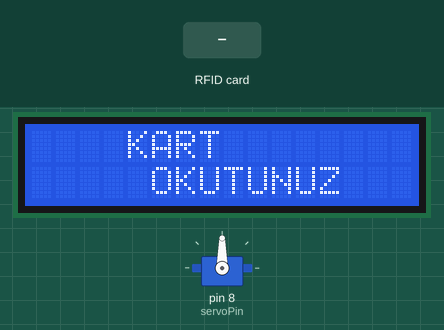
Recording of a sketch running on a simulated Arduino Uno, built with avr-gcc and run on an emulated ATmega328P. Shown: servo, 16×2 character LCD. The test bench sets the inputs (shaded band). What the sketch prints to the serial monitor is not drawn.

Above: at 1.3 s.
1.4 s: RFID card 5E 7A 19 C4 held to the reader
At 2.2 s:
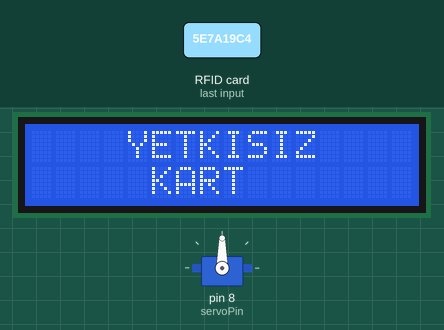
Timing chart, 0 to 4.4 s (numbered marks = the images above; inputs shaded):
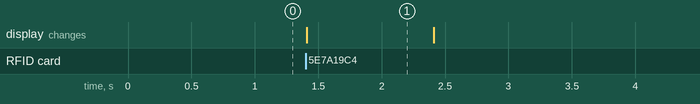

The sketch:

1.RFIDSERVO.ino
```cpp
#include <SPI.h>                          //SPI kütüphanemizi tanımlıyoruz.
#include <MFRC522.h>                      //MFRC522 kütüphanemizi tanımlıyoruz.
#include <Servo.h>                        //Servo kütüphanemizi tanımlıyoruz.
#include <LiquidCrystal.h>
//SDA=10
//SCK=13
//MOS1=11
//M1S1=12
//RST=9
int RST_PIN = 9;                          //RC522 modülü reset pinini tanımlıyoruz.
int SS_PIN = 10;                          //RC522 modülü chip select pinini tanımlıyoruz.
int servoPin = 8;                         //Servo motor pinini tanımlıyoruz.
LiquidCrystal lcd(7, 6, 5, 4, 3, 2);
//VSS=GND
//VDD=5V
//V0=GND PWM ORTASI
//RS=7
//RW=GND
//E=6
//D4=5
//D5=4
//D6=3
//D7=2
//A=3.3V
//K=GND
Servo motor;                              //Servo motor için değişken oluşturuyoruz.
MFRC522 rfid(SS_PIN, RST_PIN);            //RC522 modülü ayarlarını yapıyoruz.
byte ID[4] =  {147, 217, 73, 26};         //Yetkili kart ID'sini tanımlıyoruz.
int rpin = 1;  // kırmızı
int gpin = 0; // yeşil
void setup() {
 pinMode(rpin,OUTPUT);
  pinMode(gpin,OUTPUT);
  motor.attach(servoPin);                 //Servo motor pinini motor değişkeni ile ilişkilendiriyoruz.
  Serial.begin(9600);                     //Seri haberleşmeyi başlatıyoruz.
  SPI.begin();                            //SPI iletişimini başlatıyoruz.
  rfid.PCD_Init();                        //RC522 modülünü başlatıyoruz.
   lcd.begin(16, 2);
   lcd.clear();
}

void loop() {
  lcd.clear();
  lcd.setCursor(4, 0);
  lcd.print("KART");
  lcd.setCursor(5, 1);
  lcd.print("OKUTUNUZ");
  if ( ! rfid.PICC_IsNewCardPresent())    //Yeni kartın okunmasını bekliyoruz.
    return;

  if ( ! rfid.PICC_ReadCardSerial())      //Kart okunmadığı zaman bekliyoruz.
    return;

  if (rfid.uid.uidByte[0] == ID[0] &&     //Okunan kart ID'si ile ID değişkenini karşılaştırıyoruz.
    rfid.uid.uidByte[1] == ID[1] &&
    rfid.uid.uidByte[2] == ID[2] &&
    rfid.uid.uidByte[3] == ID[3] ) {
      lcd.clear();
        yesil();
        lcd.setCursor(4, 0);
        lcd.print("KAPI");
        lcd.setCursor(5, 1);
        lcd.print("ACILDI");
        Serial.println("Kapi acildi");
        ekranaYazdir();
        motor.write(180);                 //Servo motoru 180 dereceye getiriyoruz.
        delay(3000);
        motor.write(0);                   //Servo motoru 0 dereceye getiriyoruz.
        delay(1000);
    }
    else{                                 //Yetkisiz girişte içerideki komutlar çalıştırılır.
      kirmizi();
        lcd.clear();
        lcd.setCursor(4, 0);
        lcd.print("YETKISIZ");
        lcd.setCursor(5, 1);
        lcd.print("KART");
      Serial.println("Yetkisiz Kart");
      ekranaYazdir();
      delay(1000);
    }
  rfid.PICC_HaltA();
}
void ekranaYazdir(){
  Serial.print("ID Numarasi: ");
  for(int sayac = 0; sayac < 4; sayac++){
    Serial.print(rfid.uid.uidByte[sayac]);
    Serial.print(" ");
  }
  Serial.println("");
}
  void yesil(){
     digitalWrite(rpin,HIGH);
    digitalWrite(gpin,0);
  }
  void kirmizi(){
     digitalWrite(rpin,HIGH);
    digitalWrite(gpin,HIGH);
  }
```

Measured:
- after the input at 1.4 s, the display: changes at once (image 1)
- what the display in image 1 shows lasts 1.0 s, from 1.4 s to 2.4 s
